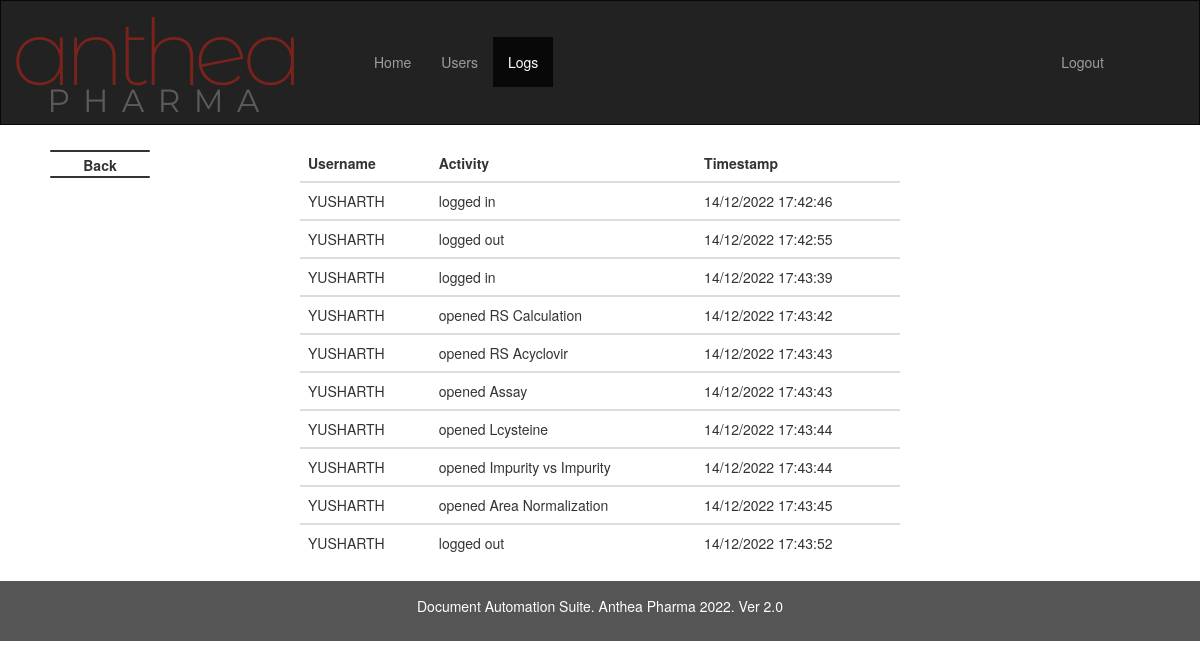
The page /logs (signed in) on the database its author committed.
### imp_calc/models.py (models this page shows, shortened)
class Logs(db.Model):
    id = db.Column(db.Integer, primary_key=True)
    user_id =  db.Column(db.Integer,db.ForeignKey('user.id'))
    activity = db.Column(db.String(length=50),nullable = False)
    dt_string = db.Column(db.String(length=60),nullable = False)

class User(db.Model, UserMixin):
    id = db.Column(db.Integer(),primary_key = True)
    is_activate = db.Column(db.Boolean, default=True)
    username = db.Column(db.String(length=12),nullable = False, unique = True)
    role = db.Column(db.String(length=1),nullable=False)
    password_hash = db.Column(db.String(length=60),nullable = False)
    created_at = db.Column(db.DateTime, nullable = False, default= datetime.utcnow)
    logs = relationship("Logs", backref="UserLogs")
    @property
    def is_active(self):
        return self.is_activate
    @property
    def password(self):
        return self.password

### imp_calc/routes.py (the view)
@app.route('/logs')
def RetrieveLogsList():
    print(current_user.role)
    if current_user.role == 'a':
        logs = db.session.query(Logs, User.username).join(User, User.id == Logs.user_id)
    elif current_user.role == 'm':
        print("This is coming till here")
        logs = db.session.query(Logs, User.username).join(User, User.id == Logs.user_id).filter(or_(User.role == 'u', User.id == current_user.id))
    else:
        logs = db.session.query(Logs, User.username).join(User, User.id == Logs.user_id).filter(current_user.id == Logs.user_id)
    return render_template('datalogs.html',logs = logs)

### imp_calc/models.py (called while the page is built)
@login_manager.user_loader
def load_user(user_id):
    return User.query.get(int(user_id))

### imp_calc/templates/datalogs.html
{% extends 'admin.html' %}
{% block main %}
<table class="table">
  <thead>
    <tr>
      <th scope="col">Username</th>
      <th scope="col">Activity</th>
      <th scope="col">Timestamp</th>
    </tr>
  </thead>
  {% for log in logs %}
  <tbody>
    <tr>
      <td>{{log.username}}</td>
      <td>{{log.Logs.activity}}</td>
      <td>{{log.Logs.dt_string}}</td>
    </tr>
  </tbody>
  {% endfor %}
</table>
{% endblock %}

### imp_calc/templates/admin.html (shortened to what this page needs)
{% extends 'base.html' %}
{% block nav %}
<div class="container-fluid">
  <div class="navbar-header">
    <a class="navbar-brand" href="/"><img src="{{ url_for('static', filename='img/logo.png') }}"></a>
  </div>
  <div class="collapse navbar-collapse" id="myNavbar">
    <ul class="nav navbar-nav">
      <li class="nav-item"><a href="/">Home</a></li>
      {% if current_user.role !='u' %}
      <li class="nav-item"><a href="{{ url_for('RetrieveDataList') }}">Users</a></li>
      {% endif %}
      <li class="nav-item"><a href="{{ url_for('RetrieveLogsList') }}">Logs</a></li>
   </ul>
    <ul class="nav navbar-nav navbar-right">
      {% if current_user.is_authenticated %}
      <li class="nav-item"><a href="{{ url_for('logout_page') }}">Logout</a></li>
      {% else %}
      <li class="nav-item"><a href="/">Login</a></li>
      {% endif %}
    </ul>
  </div>
</div>
<div class="backBtn">
      <span class="line tLine"></span>
      <span onclick="window.history.go(-1)" class="label" style="
  position: absolute;
  left: 0px;
  top: 5px;
  width: 100%;
  text-align: center;
  transition: all 0.4s ease;
  font-size: 1em;
  color: #333;
">Back</span>
      <span class="line bLine"></span>
  </div>
{% endblock %}

### imp_calc/templates/base.html (shortened to what this page needs)
<!DOCTYPE html>
<html lang="en">
<head>
  <link rel="stylesheet" href="https://maxcdn.bootstrapcdn.com/bootstrap/3.4.1/css/bootstrap.min.css">
  <link rel="stylesheet" href="{{ url_for('static', filename='css/admin.css') }}">
  <link rel="stylesheet" href="{{ url_for('static', filename='css/back.css') }}">
  <link rel="stylesheet" href="https://code.jquery.com/ui/1.13.1/themes/base/jquery-ui.css">
</head>
<body>
  <nav class="navbar navbar-inverse">
      {% block nav %}{% endblock %}
  </nav>
  <main>
    {% block main %}{% endblock %}
  </main>
  <footer class="container-fluid text-center fixed-bottom">
    <p>Document Automation Suite. Anthea Pharma 2022. Ver 2.0 </p>
  </footer>
</body>

### imp_calc/static/css/back.css (style rules this page uses)
div.backBtn { width: 100px; left: 50px; top: 150px; background-color: #f4f4f4; transition: all 0.4s ease; position: fixed; cursor: pointer; }
span.line { bottom: auto; right: auto; top: auto; left: auto; background-color: #333; border-radius: 10px; width: 100%; left: 0px; height: 2px; display: block; position: absolute; transition: width 0.2s ease 0.1s, left 0.2s ease, transform 0.2s ease 0.3s, background-color 0.2s ease; }
span.tLine { top: 0px; }
span.bLine { top: 26px; }

### imp_calc/templates/base.html (style rules this page uses)
.navbar { margin-bottom: 0; border-radius: 0; }
.table { display: table; margin: auto; width: 50%; margin-top: 20px; margin-bottom: 20px; }
footer { background-color: #555; color: white; padding: 15px; }
.navbar { min-height: 125px; }
.navbar-nav { margin: 35.5px 50px; }

### rows shown on the page
Logs: username "YUSHARTH", Logs.activity "logged in", Logs.dt_string "14/12/2022 17:42:46"
Logs: username "YUSHARTH", Logs.activity "logged out", Logs.dt_string "14/12/2022 17:42:55"
Logs: username "YUSHARTH", Logs.activity "logged in", Logs.dt_string "14/12/2022 17:43:39"
Logs: username "YUSHARTH", Logs.activity "opened RS Calculation", Logs.dt_string "14/12/2022 17:43:42"
Logs: username "YUSHARTH", Logs.activity "opened RS Acyclovir", Logs.dt_string "14/12/2022 17:43:43"
Logs: username "YUSHARTH", Logs.activity "opened Assay", Logs.dt_string "14/12/2022 17:43:43"
Logs: username "YUSHARTH", Logs.activity "opened Lcysteine", Logs.dt_string "14/12/2022 17:43:44"
Logs: username "YUSHARTH", Logs.activity "opened Impurity vs Impurity", Logs.dt_string "14/12/2022 17:43:44"
Logs: username "YUSHARTH", Logs.activity "opened Area Normalization", Logs.dt_string "14/12/2022 17:43:45"
Logs: username "YUSHARTH", Logs.activity "logged out", Logs.dt_string "14/12/2022 17:43:52"
